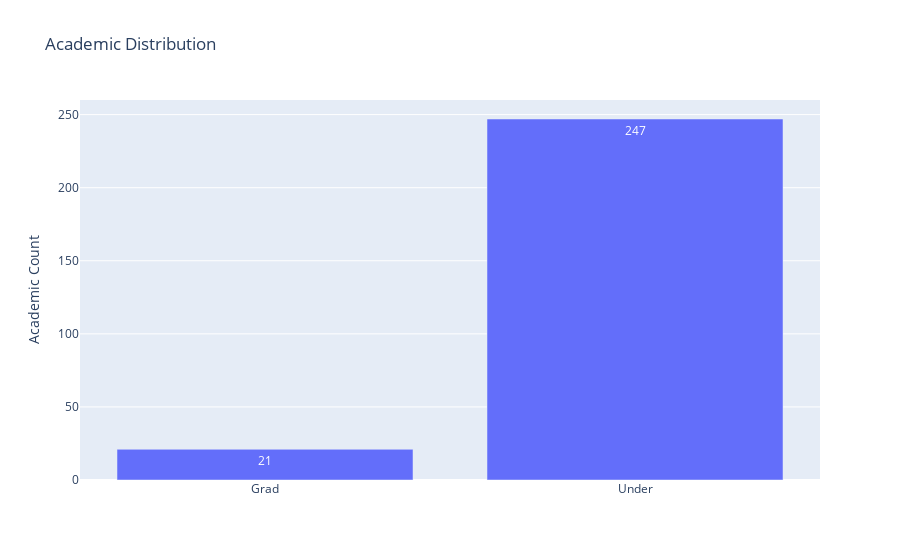

Notebook code for this chart:
### Markdown cell above
1) Grad - Graduate
2) Under - Undergraduate (Students who are still in the midst of the Bachelor Degree)

### Code cell
data_viz(df, "Academic")

### Figure 1 — Plotly figure (JSON) as saved in the notebook; plotly's stock layout.template omitted (floating-point values rounded to 4 significant figures)
{"data": [{"alignmentgroup": "True", "hovertemplate": "Academic=%{x}<br>sessions=%{text}<extra></extra>", "legendgroup": "", "marker": {"color": "#636efa", "pattern": {"shape": ""}}, "name": "", "offsetgroup": "", "orientation": "v", "showlegend": false, "text": [21, 247], "textposition": "auto", "type": "bar", "x": ["Grad", "Under"], "xaxis": "x", "y": [21, 247], "yaxis": "y"}], "layout": {"barmode": "relative", "legend": {"tracegroupgap": 0}, "title": {"text": "Academic Distribution"}, "xaxis": {"anchor": "y", "domain": [0, 1], "title": {"text": ""}}, "yaxis": {"anchor": "x", "domain": [0, 1], "title": {"text": "Academic Count"}}}}
